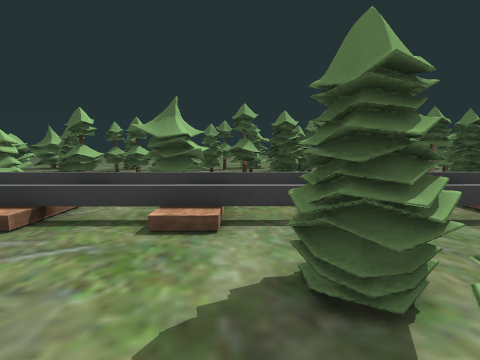
view 1 (above)

24 first-person views from a walk through a scene from a Unity 3-D project. The camera is 1.2 m above the floor, tilts 6° down and sees 80° across. The floor is counted in squares, 1 m on a side. Each view is taken from the middle of a square. On the plan, view 1 faces up. The plan holds only what a view shows up to about 13 squares ahead; the rest is blank. The place goes on beyond the plan.

view 2
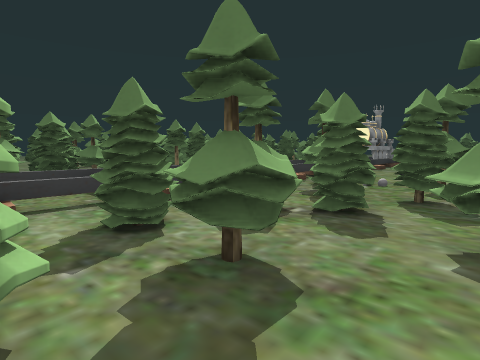

view 3
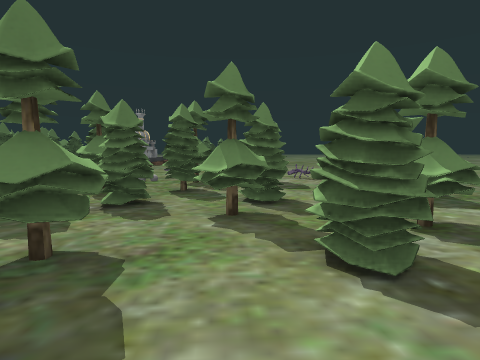

view 4
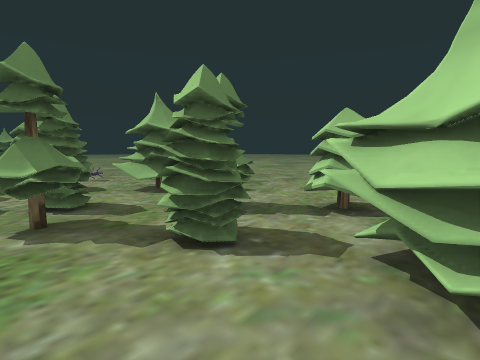

view 5
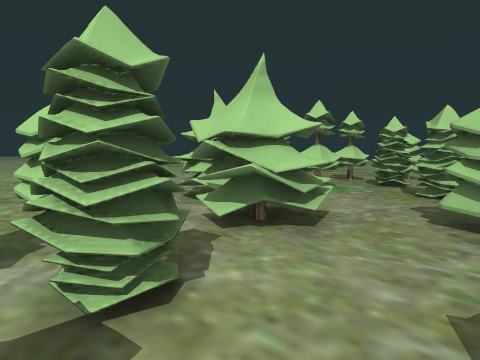

view 6
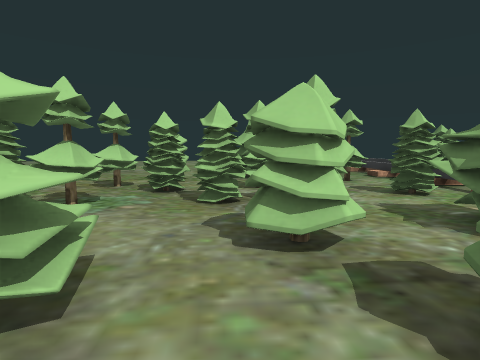

view 7
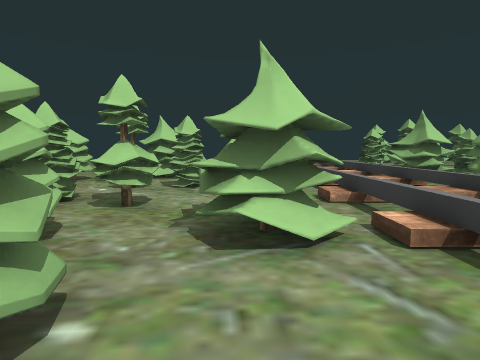

view 8
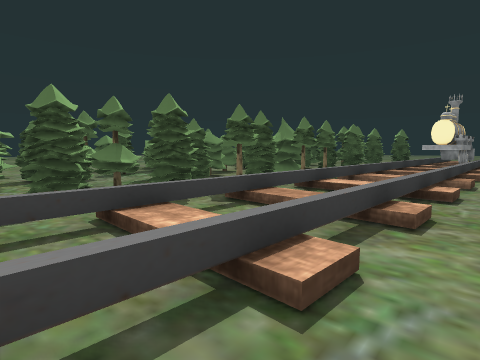

view 9
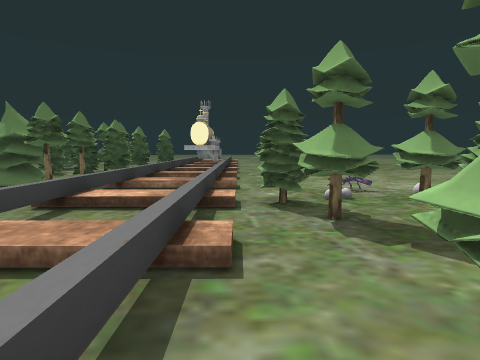

view 10
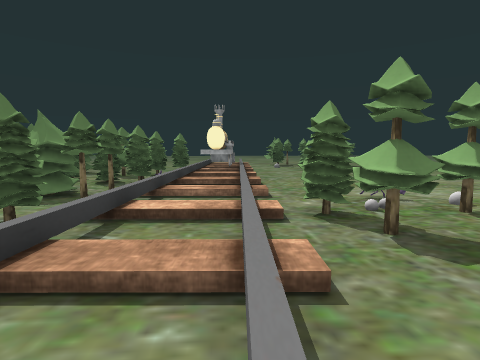

view 11
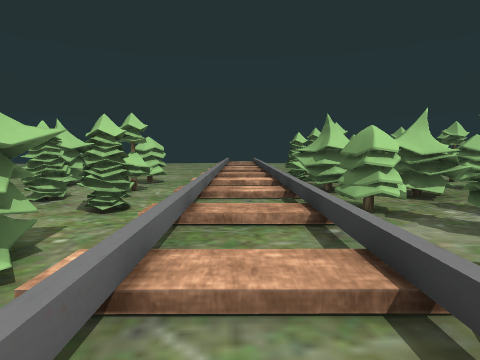

view 12
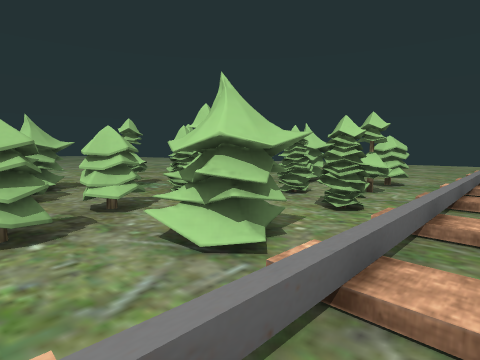

view 13
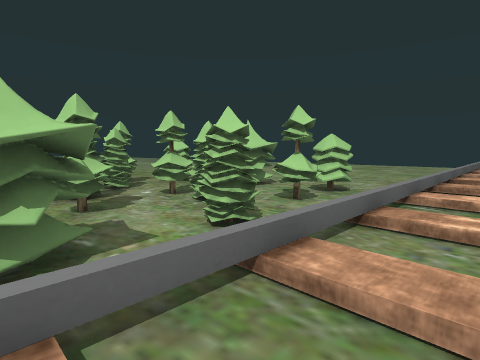

view 14
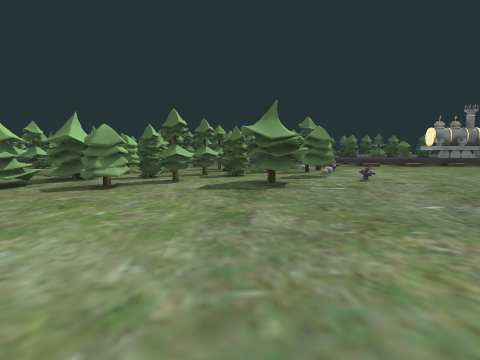

view 15
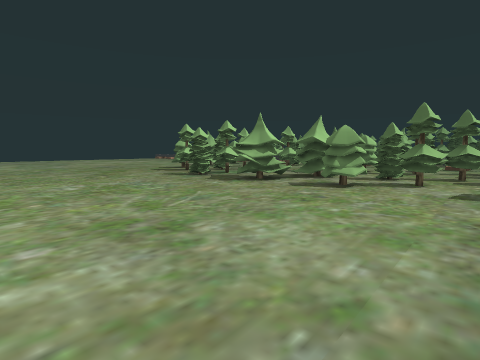

view 16
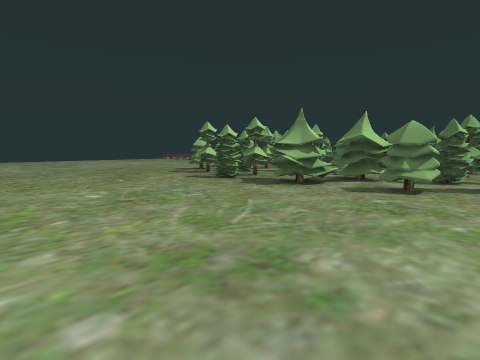

view 17
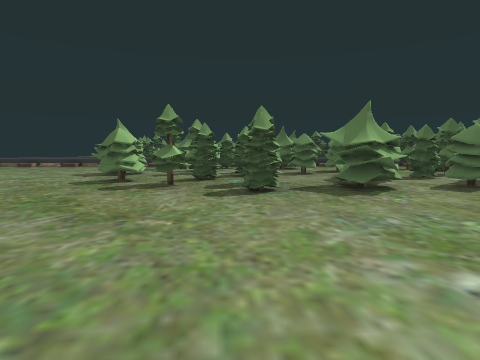

view 18
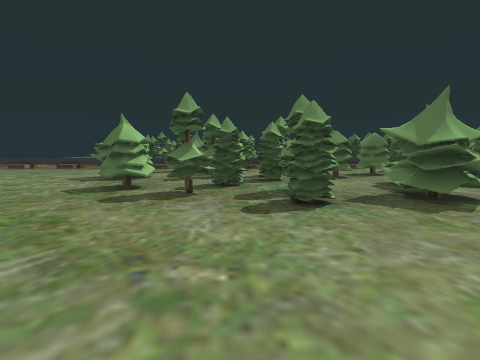

view 19
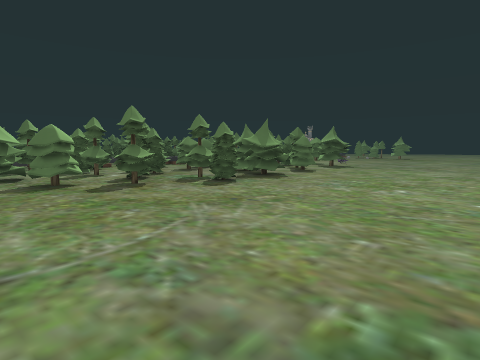

view 20
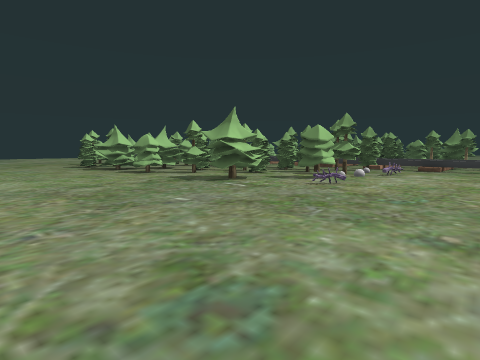

view 21
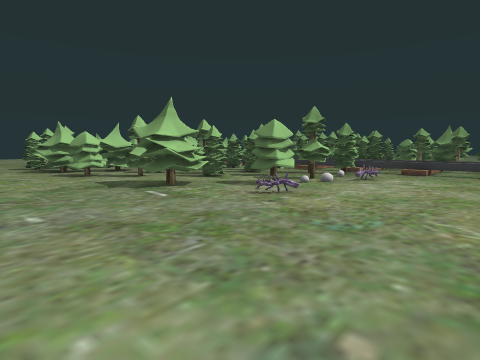

view 22
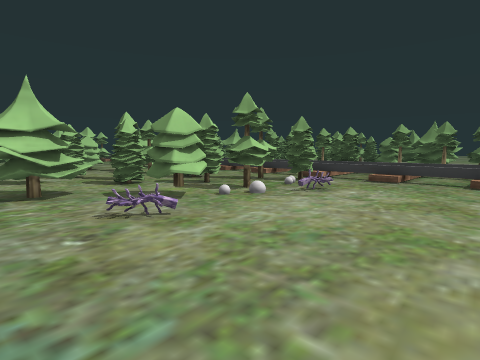

view 23
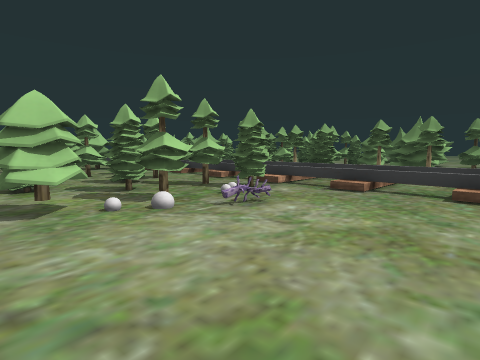

view 24
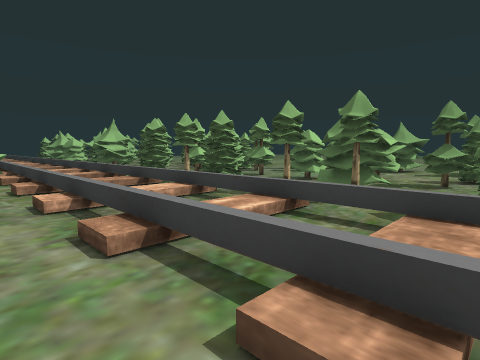

### Floor plan
Key: @ floor where view 1 was taken; # wall or solid block; . main floor; : floor 0.25 m higher than the main floor; / step, stairs or slope; = window, fence, low wall or low ledge; v drop or lower ground; O other object.
Columns run from 14 left of view 1 to 15 right of it. Each row starts with its distance up from view 1.
 20                            O
 19                 O          OO
 18                 .         ..
 17                .O        ...O
 16 O              .OOO.     O.OO
 15 O.OO           ...O..   OO.O.
 14   O.          OO....O OO O.OO
 13    .O. O  OO   .OO..O.OO ....
 12     OOOO   O  O  OO O   OOO...
 11     OO..OO    OO OO OO ..OO..O
 10    O .OOO. OOO.OOOO  OO.OOO..O
  9   OOO OO.. OOO...OO.OOO.OOO.OO
  8 #/##/=#/==/=#/==/==/===/=#/.//
  7  :  :..:..:.  ..:..//.//.//.//
  6  :. :..:..:..:..:..//.//.//.//
  5 =/vv/vv/vv/vv/vv/vv/vv//=//=//
  4 ./../../../../../..//.//.//.//
  3 O..O..O..OOO...O..O..OOO......
  2 OOOO..O..OOO...O.OO.OOO.......
  1  ....O...OO.OO.O..OO..........
  0 .O..OO..O...OO@OO.OOOOOO......
 -1 OOO.OO.OO.OO.....O .OOOO......
 -2 OOO. O.O..OO.....OOO..OO......
 -3 .O.....OO...OO.O...O..OO......
 -4 ..OO.OO....OOO.OO.......=.....
 -5 ..OO.O..O..OOO..OO.OOO........
 -6 ....OO.OO.OOO.OO...OOO........
 -7 .....O.OO.OOO.OO....O.........
 -8 .......OO..O..................
 -9  .............................
-10 ..............................
-11 ..............................
-12 ..............................
-13 .............................
-14 ...................... ..... .
-15  ..................
-16 . ......   ....... .

Where each view was taken, in squares from view 1:
view 1: 0 up, 0 right, facing up
view 2: 2 down, 1 left, facing up-right
view 3: 2 down, 2 left, facing right
view 4: 1 down, 2 left, facing down-right
view 5: 1 down, 2 right, facing down-left
view 6: 2 down, 0 right, facing left
view 7: 2 up, 0 right, facing left
view 8: 3 up, 0 right, facing up-right
view 9: 4 up, 2 right, facing right
view 10: 5 up, 2 right, facing right
view 11: 6 up, 1 left, facing left
view 12: 6 up, 1 left, facing down-left
view 13: 7 up, 4 left, facing down-left
view 14: 16 down, 5 right, facing up
view 15: 16 down, 5 right, facing up-left
view 16: 16 down, 3 right, facing up-left
view 17: 16 down, 7 left, facing up
view 18: 14 down, 8 left, facing up
view 19: 16 down, 14 left, facing up-right
view 20: 14 down, 15 right, facing up-left
view 21: 11 down, 15 right, facing up-left
view 22: 7 down, 15 right, facing up-left
view 23: 4 down, 15 right, facing up-left
view 24: 3 up, 15 right, facing up-left
